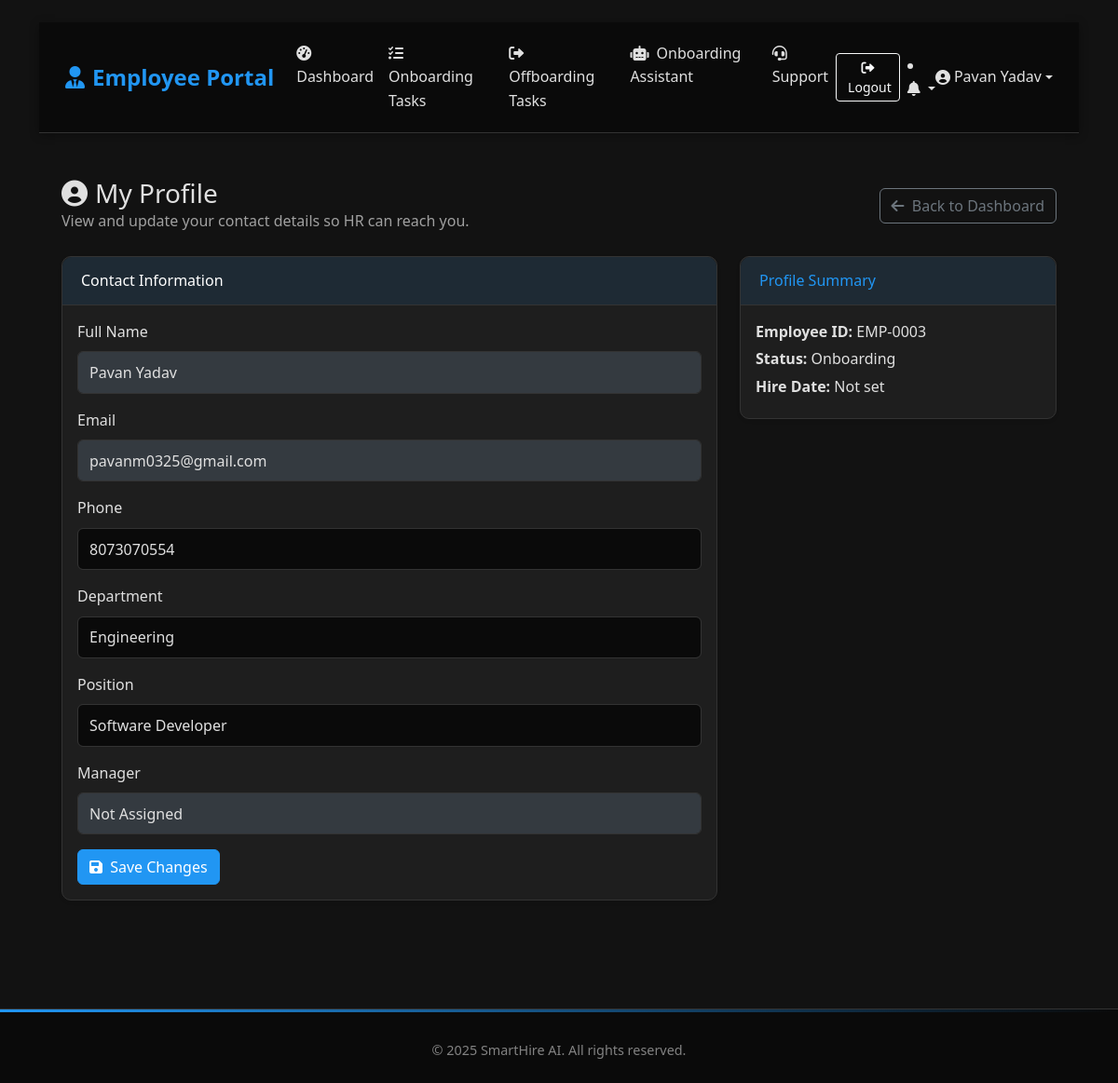
The page /employee/profile (signed in) on the database as committed earlier.
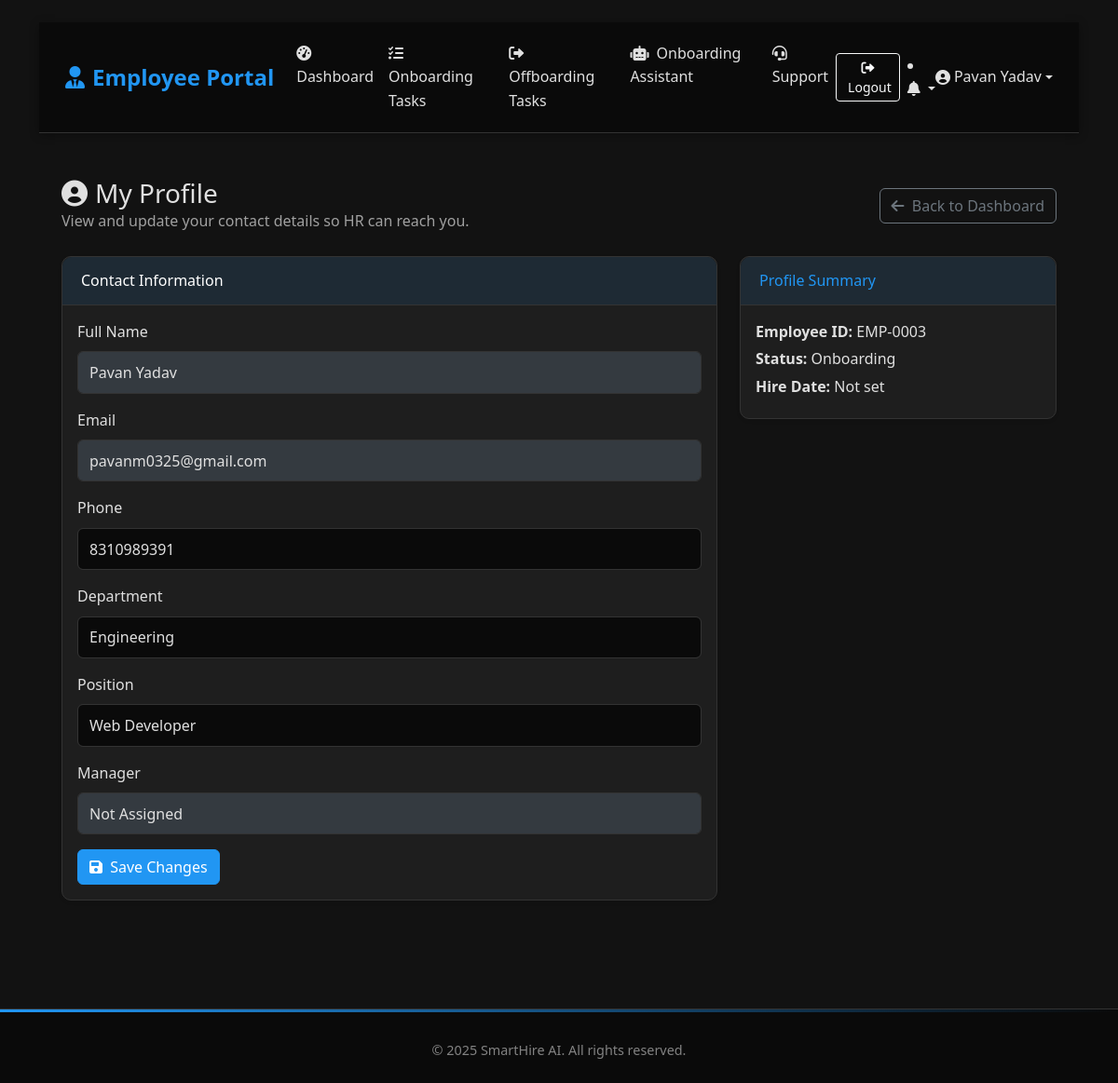
The same page on the database as committed later.
### app.py (models this page shows, shortened)
class User(db.Model):
    id = db.Column(db.Integer, primary_key=True)
    username = db.Column(db.String(80), unique=True, nullable=False)
    email = db.Column(db.String(120), unique=True, nullable=False)
    password = db.Column(db.String(255), nullable=False)
    full_name = db.Column(db.String(100), nullable=False)
    phone = db.Column(db.String(20), nullable=False)
    role = db.Column(db.String(20), nullable=False)
    department = db.Column(db.String(50), nullable=True)
    created_at = db.Column(db.DateTime, default=datetime.utcnow)
    last_login = db.Column(db.DateTime, nullable=True)
    is_active = db.Column(db.Boolean, default=True)
    status = db.Column(db.String(20), default='Active')
    hire_date = db.Column(db.Date, nullable=True)
    position = db.Column(db.String(100), nullable=True)
    manager_id = db.Column(db.Integer, db.ForeignKey('user.id'), nullable=True)
    employee_id = db.Column(db.String(20), nullable=True)
    exit_date = db.Column(db.Date, nullable=True)
    reset_token = db.Column(db.String(255), nullable=True)
    reset_token_expires = db.Column(db.DateTime, nullable=True)
    manager = db.relationship('User', remote_side=[id], backref=db.backref('direct_reports', lazy=True))
    onboarding_checklist = db.relationship('OnboardingChecklist',
                                         foreign_keys='OnboardingChecklist.employee_id',
                                         backref=db.backref('employee_ref', uselist=False),
                                         uselist=False,
                                         lazy=True)
    assigned_checklists = db.relationship('OnboardingChecklist',
                                        foreign_keys='OnboardingChecklist.assigned_hr_id',
                                        backref='hr_personnel',
                                        lazy=True)

### app.py (the view, shortened to what this page needs)
@app.route('/employee/profile', methods=['GET', 'POST'])
@login_required('employee')
def employee_profile():
    user = User.query.get(session['user_id'])
    return render_template('employee_profile.html', user=user, current_user=user)

### app.py (called while the page is built)
@app.context_processor
def inject_datetime():
    return {
        'timedelta': timedelta,
        'now': datetime.utcnow
    }

def login_required(role=None):
    def decorator(f):
        @wraps(f)
        def decorated_function(*args, **kwargs):
            if 'user_id' not in session or 'role' not in session:
                return redirect(url_for('index'))
            if role:
                allowed_roles = role if isinstance(role, list) else [role]
                if session.get('role') not in allowed_roles:
                    flash('You do not have permission to access this page.', 'danger')
                    if session.get('role') == 'candidate':
                        return redirect(url_for('login', role='candidate'))
                    return redirect(url_for(session.get('role', 'index') + '_dashboard'))
            return f(*args, **kwargs)
        return decorated_function
    return decorator

### templates/employee_profile.html (shortened to what this page needs)
{% extends "employee_base.html" %}
{% block page_content %}
<div class="container-fluid py-4">
    <div class="row mb-4">
        <div class="col-12 d-flex justify-content-between align-items-center">
            <div>
                <h1 class="h3 mb-0"><i class="fas fa-user-circle me-2"></i>My Profile</h1>
                <p class="text-muted mb-0">View and update your contact details so HR can reach you.</p>
            </div>
            <a href="{{ url_for('employee_dashboard') }}" class="btn btn-outline-secondary">
                <i class="fas fa-arrow-left me-1"></i> Back to Dashboard
            </a>
        </div>
    </div>
    <div class="row">
        <div class="col-lg-8 mb-4">
            <div class="card shadow-sm">
                <div class="card-header bg-primary text-white">
                    <h6 class="mb-0">Contact Information</h6>
                </div>
                <div class="card-body">
                    <form method="post">
                        <div class="mb-3">
                            <label class="form-label">Full Name</label>
                            <input type="text" class="form-control" value="{{ user.full_name }}" disabled>
                        </div>
                        <div class="mb-3">
                            <label class="form-label">Email</label>
                            <input type="email" class="form-control" value="{{ user.email }}" disabled>
                        </div>
                        <div class="mb-3">
                            <label class="form-label">Phone</label>
                            <input type="text" name="phone" class="form-control" value="{{ user.phone }}" required>
                        </div>
                        <div class="mb-3">
                            <label class="form-label">Department</label>
                            <input type="text" name="department" class="form-control" value="{{ user.department or '' }}">
                        </div>
                        <div class="mb-3">
                            <label class="form-label">Position</label>
                            <input type="text" name="position" class="form-control" value="{{ user.position or '' }}">
                        </div>
                        <div class="mb-3">
                            <label class="form-label">Manager</label>
                            <input type="text" class="form-control" value="{{ user.manager.full_name if user.manager else 'Not Assigned' }}" disabled>
                        </div>
                        <button type="submit" class="btn btn-primary">
                            <i class="fas fa-save me-1"></i> Save Changes
                        </button>
                    </form>
                </div>
            </div>
        </div>
        <div class="col-lg-4 mb-4">
            <div class="card shadow-sm mb-4">
                <div class="card-header">
                    <h6 class="mb-0">Profile Summary</h6>
                </div>
                <div class="card-body">
                    <p class="mb-1"><strong>Employee ID:</strong> {{ user.employee_id or ('EMP-' ~ '%04d'|format(user.id)) }}</p>
                    <p class="mb-1"><strong>Status:</strong> {{ user.status or 'Active' }}</p>
                    <p class="mb-1"><strong>Hire Date:</strong> {{ user.hire_date.strftime('%B %d, %Y') if user.hire_date else 'Not set' }}</p>
                </div>
            </div>
        </div>
    </div>
</div>
{% endblock %}

### templates/employee_base.html (shortened to what this page needs)
{% extends "base.html" %}
{% block content %}
<nav class="navbar navbar-expand-lg navbar-dark" style="background-color: #4e73df;">
    <div class="container-fluid">
        <a class="navbar-brand" href="{{ url_for('employee_dashboard') }}">
            <i class="fas fa-user-tie me-2"></i>Employee Portal
        </a>
        <div class="collapse navbar-collapse" id="employeeNavbar">
            <ul class="navbar-nav me-auto mb-2 mb-lg-0">
                <li class="nav-item">
                    <a class="nav-link {% if request.endpoint == 'employee_dashboard' %}active{% endif %}"
                       href="{{ url_for('employee_dashboard') }}">
                        <i class="fas fa-tachometer-alt me-1"></i> Dashboard
                    </a>
                </li>
                <li class="nav-item">
                    <a class="nav-link {% if request.endpoint == 'onboarding_tasks' %}active{% endif %}"
                       href="{{ url_for('onboarding_tasks') }}">
                        <i class="fas fa-tasks me-1"></i> Onboarding Tasks
                    </a>
                </li>
                <li class="nav-item">
                    <a class="nav-link {% if request.endpoint == 'offboarding_tasks' %}active{% endif %}"
                       href="{{ url_for('offboarding_tasks') }}">
                        <i class="fas fa-sign-out-alt me-1"></i> Offboarding Tasks
                    </a>
                </li>
                <li class="nav-item">
                    <a class="nav-link {% if request.endpoint == 'onboarding_assistant' %}active{% endif %}"
                       href="{{ url_for('onboarding_assistant') }}">
                        <i class="fas fa-robot me-1"></i> Onboarding Assistant
                    </a>
                </li>
                <li class="nav-item">
                    <a class="nav-link {% if request.endpoint == 'support' %}active{% endif %}"
                       href="{{ url_for('support') }}">
                        <i class="fas fa-headset me-1"></i> Support
                    </a>
                </li>
            </ul>
            <div class="d-flex align-items-center ms-auto">
                <a href="{{ url_for('logout') }}" class="btn btn-outline-light btn-sm me-2" title="Logout">
                    <i class="fas fa-sign-out-alt"></i>
                    <span class="d-none d-md-inline ms-1">Logout</span>
                </a>
                <li class="nav-item dropdown">
                    <a class="nav-link dropdown-toggle" href="#" id="notificationDropdown" role="button" data-bs-toggle="dropdown" aria-expanded="false">
                        <i class="fas fa-bell"></i>
                    </a>
                </li>
                <div class="dropdown">
                    <a class="nav-link dropdown-toggle d-flex align-items-center" href="#" id="userDropdown"
                       role="button" data-bs-toggle="dropdown" aria-expanded="false">
                        <i class="fas fa-user-circle me-1"></i>
                        <span class="d-none d-lg-inline">{{ session.get('username', 'Employee') }}</span>
                    </a>
                </div>
            </div>
        </div>
    </div>
</nav>
<div class="container-fluid py-4">
    {% block page_content %}{% endblock %}
</div>
<div id="toastContainer" class="position-fixed top-0 end-0 p-3" style="z-index: 9999;"></div>
{% endblock %}

Rows that differ between the two databases and show on the page:
changed User "Pavan Yadav": phone "8073070554" → "8310989391"; position "Software Developer" → "Web Developer"
